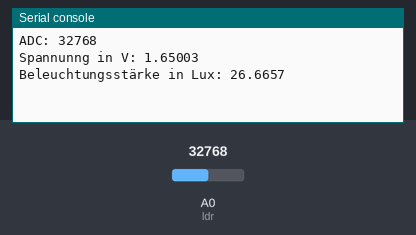
The program below on a simulated CircuitPython board. On the bench: the last lines printed to the serial console. Inputs (shaded band) come from the test bench; at power-on: A0 (ldr) = 32768 (analog values on the 0–65535 scale).

Above: at 1.2 s.
1.3 s: A0 (ldr) set to 0
At 2.6 s:
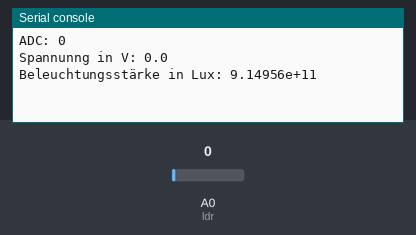
4.5 s: A0 (ldr) set to 7864
At 5.8 s:
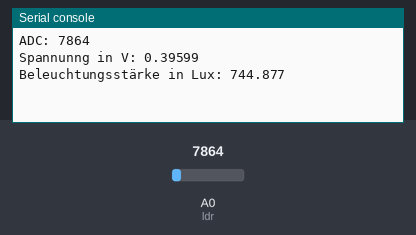
Timing chart, 0 to 7.5 s (numbered marks = the images above; inputs shaded):
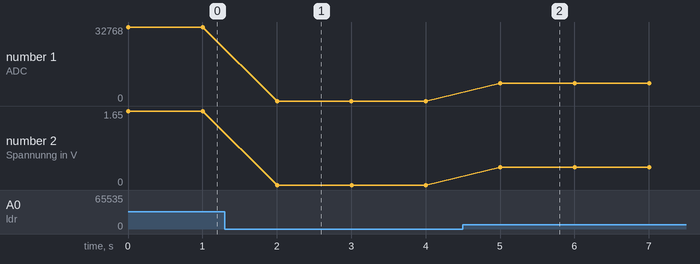

Measured:
- after the input at 1.3 s, the serial console: prints a new line after 0.70 s (image 1)
- after the input at 4.5 s, the serial console: prints a new line after 0.51 s (image 2)
- plotted number 1: 32768 → 0 after the input at 1.3 s, 0 → 7864 after the input at 4.5 s
- plotted number 2: 1.65 → 0 after the input at 1.3 s, 0 → 0.4 after the input at 4.5 s

The program:

code.py
```python
import board
import analogio
import time

from mappings import map_lin, map_log_log_lin

# Initialisierung des ADC (Analog-Digital Converter)
ldr = analogio.AnalogIn(board.A0)

# Wiederholung
while True:
    # ADC als Dezimalzahl lesen
    read = ldr.value
    # Ausgabe in der Kommandozeile/Shell
    print("ADC:", read)
    print("Spannunng in V:", map_lin(read))
    print("Beleuchtungsstärke in Lux:", map_log_log_lin(read))
    print("\n") # neue Zeile
    # Warten
    time.sleep(1)
```

mappings.py
```python
import math

def map_lin(z):
    U_max = 3.3
    U_min = 0
    z_max = 65535
    z_min = 0
    beta_0 = U_min
    beta_1 = (U_max - U_min) / (z_max - z_min)
    return beta_0 + beta_1 * z

BETA_1 = -2.3332
BETA_0 = 11.9614
LN10 = math.log(10)  # ≈ 2.302585

def map_log_log_lin(z):
    if z < 1:
        z = 1
    log10_z = math.log(z) / LN10
    log10_E = BETA_1 * log10_z + BETA_0
    return math.exp(log10_E * LN10)
```
